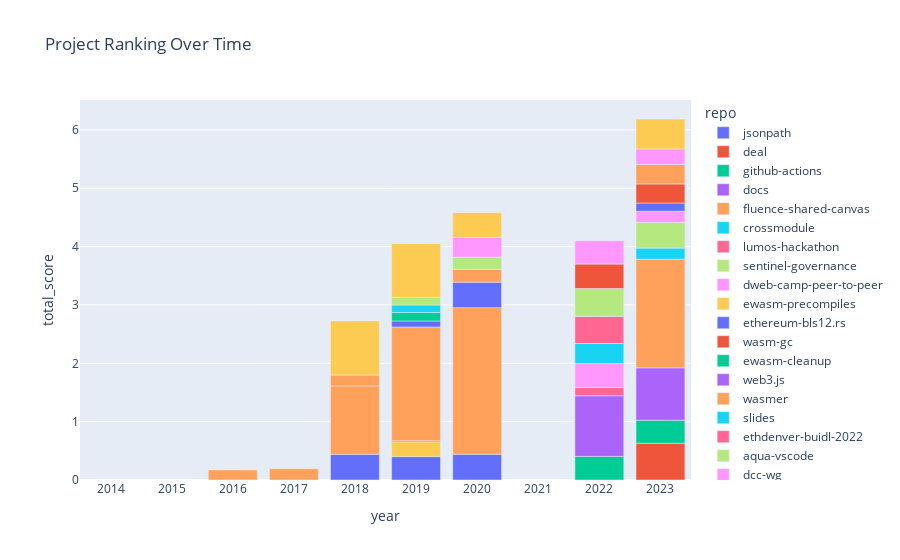

Here is the notebook cell this chart was saved with:
### Code cell
fig = px.bar(yearly_repo_scores, x='year', y='total_score', color='repo', title='Project Ranking Over Time')
fig.show("")
fig.show("png")

### Figure 1 — Plotly figure (JSON) as saved in the notebook; plotly's stock layout.template omitted (floating-point values rounded to 4 significant figures)
{"data": [{"alignmentgroup": "True", "hovertemplate": "repo=jsonpath<br>year=%{x}<br>total_score=%{y}<extra></extra>", "legendgroup": "jsonpath", "marker": {"color": "#636efa", "pattern": {"shape": ""}}, "name": "jsonpath", "offsetgroup": "jsonpath", "orientation": "v", "showlegend": true, "textposition": "auto", "type": "bar", "x": ["2014", "2015", "2016", "2017", "2018", "2019", "2020", "2021", "2022", "2023"], "xaxis": "x", "y": [null, null, null, null, 0.4405, 0.4007, 0.4412, null, null, null], "yaxis": "y"}, {"alignmentgroup": "True", "hovertemplate": "repo=deal<br>year=%{x}<br>total_score=%{y}<extra></extra>", "legendgroup": "deal", "marker": {"color": "#EF553B", "pattern": {"shape": ""}}, "name": "deal", "offsetgroup": "deal", "orientation": "v", "showlegend": true, "textposition": "auto", "type": "bar", "x": ["2014", "2015", "2016", "2017", "2018", "2019", "2020", "2021", "2022", "2023"], "xaxis": "x", "y": [null, null, null, null, null, null, null, null, null, 0.6303], "yaxis": "y"}, {"alignmentgroup": "True", "hovertemplate": "repo=github-actions<br>year=%{x}<br>total_score=%{y}<extra></extra>", "legendgroup": "github-actions", "marker": {"color": "#00cc96", "pattern": {"shape": ""}}, "name": "github-actions", "offsetgroup": "github-actions", "orientation": "v", "showlegend": true, "textposition": "auto", "type": "bar", "x": ["2014", "2015", "2016", "2017", "2018", "2019", "2020", "2021", "2022", "2023"], "xaxis": "x", "y": [null, null, null, null, null, null, null, null, 0.4045, 0.395], "yaxis": "y"}, {"alignmentgroup": "True", "hovertemplate": "repo=docs<br>year=%{x}<br>total_score=%{y}<extra></extra>", "legendgroup": "docs", "marker": {"color": "#ab63fa", "pattern": {"shape": ""}}, "name": "docs", "offsetgroup": "docs", "orientation": "v", "showlegend": true, "textposition": "auto", "type": "bar", "x": ["2014", "2015", "2016", "2017", "2018", "2019", "2020", "2021", "2022", "2023"], "xaxis": "x", "y": [null, null, null, null, null, null, null, null, 1.039, 0.8981], "yaxis": "y"}, {"alignmentgroup": "True", "hovertemplate": "repo=fluence-shared-canvas<br>year=%{x}<br>total_score=%{y}<extra></extra>", "legendgroup": "fluence-shared-canvas", "marker": {"color": "#FFA15A", "pattern": {"shape": ""}}, "name": "fluence-shared-canvas", "offsetgroup": "fluence-shared-canvas", "orientation": "v", "showlegend": true, "textposition": "auto", "type": "bar", "x": ["2014", "2015", "2016", "2017", "2018", "2019", "2020", "2021", "2022", "2023"], "xaxis": "x", "y": [null, null, null, null, null, null, null, null, null, null], "yaxis": "y"}, {"alignmentgroup": "True", "hovertemplate": "repo=crossmodule<br>year=%{x}<br>total_score=%{y}<extra></extra>", "legendgroup": "crossmodule", "marker": {"color": "#19d3f3", "pattern": {"shape": ""}}, "name": "crossmodule", "offsetgroup": "crossmodule", "orientation": "v", "showlegend": true, "textposition": "auto", "type": "bar", "x": ["2014", "2015", "2016", "2017", "2018", "2019", "2020", "2021", "2022", "2023"], "xaxis": "x", "y": [null, null, null, null, null, null, null, null, null, null], "yaxis": "y"}, {"alignmentgroup": "True", "hovertemplate": "repo=lumos-hackathon<br>year=%{x}<br>total_score=%{y}<extra></extra>", "legendgroup": "lumos-hackathon", "marker": {"color": "#FF6692", "pattern": {"shape": ""}}, "name": "lumos-hackathon", "offsetgroup": "lumos-hackathon", "orientation": "v", "showlegend": true, "textposition": "auto", "type": "bar", "x": ["2014", "2015", "2016", "2017", "2018", "2019", "2020", "2021", "2022", "2023"], "xaxis": "x", "y": [null, null, null, null, null, null, null, null, 0.1431, null], "yaxis": "y"}, {"alignmentgroup": "True", "hovertemplate": "repo=sentinel-governance<br>year=%{x}<br>total_score=%{y}<extra></extra>", "legendgroup": "sentinel-governance", "marker": {"color": "#B6E880", "pattern": {"shape": ""}}, "name": "sentinel-governance", "offsetgroup": "sentinel-governance", "orientation": "v", "showlegend": true, "textposition": "auto", "type": "bar", "x": ["2014", "2015", "2016", "2017", "2018", "2019", "2020", "2021", "2022", "2023"], "xaxis": "x", "y": [null, null, null, null, null, null, null, null, null, null], "yaxis": "y"}, {"alignmentgroup": "True", "hovertemplate": "repo=dweb-camp-peer-to-peer<br>year=%{x}<br>total_score=%{y}<extra></extra>", "legendgroup": "dweb-camp-peer-to-peer", "marker": {"color": "#FF97FF", "pattern": {"shape": ""}}, "name": "dweb-camp-peer-to-peer", "offsetgroup": "dweb-camp-peer-to-peer", "orientation": "v", "showlegend": true, "textposition": "auto", "type": "bar", "x": ["2014", "2015", "2016", "2017", "2018", "2019", "2020", "2021", "2022", "2023"], "xaxis": "x", "y": [null, null, null, null, null, null, null, null, 0.4083, null], "yaxis": "y"}, {"alignmentgroup": "True", "hovertemplate": "repo=ewasm-precompiles<br>year=%{x}<br>total_score=%{y}<extra></extra>", "legendgroup": "ewasm-precompiles", "marker": {"color": "#FECB52", "pattern": {"shape": ""}}, "name": "ewasm-precompiles", "offsetgroup": "ewasm-precompiles", "orientation": "v", "showlegend": true, "textposition": "auto", "type": "bar", "x": ["2014", "2015", "2016", "2017", "2018", "2019", "2020", "2021", "2022", "2023"], "xaxis": "x", "y": [null, null, null, null, null, 0.2538, null, null, null, null], "yaxis": "y"}, {"alignmentgroup": "True", "hovertemplate": "repo=ethereum-bls12.rs<br>year=%{x}<br>total_score=%{y}<extra></extra>", "legendgroup": "ethereum-bls12.rs", "marker": {"color": "#636efa", "pattern": {"shape": ""}}, "name": "ethereum-bls12.rs", "offsetgroup": "ethereum-bls12.rs", "orientation": "v", "showlegend": true, "textposition": "auto", "type": "bar", "x": ["2014", "2015", "2016", "2017", "2018", "2019", "2020", "2021", "2022", "2023"], "xaxis": "x", "y": [null, null, null, null, null, 0.01643, null, null, null, null], "yaxis": "y"}, {"alignmentgroup": "True", "hovertemplate": "repo=wasm-gc<br>year=%{x}<br>total_score=%{y}<extra></extra>", "legendgroup": "wasm-gc", "marker": {"color": "#EF553B", "pattern": {"shape": ""}}, "name": "wasm-gc", "offsetgroup": "wasm-gc", "orientation": "v", "showlegend": true, "textposition": "auto", "type": "bar", "x": ["2014", "2015", "2016", "2017", "2018", "2019", "2020", "2021", "2022", "2023"], "xaxis": "x", "y": [null, null, null, null, null, null, null, null, null, null], "yaxis": "y"}, {"alignmentgroup": "True", "hovertemplate": "repo=ewasm-cleanup<br>year=%{x}<br>total_score=%{y}<extra></extra>", "legendgroup": "ewasm-cleanup", "marker": {"color": "#00cc96", "pattern": {"shape": ""}}, "name": "ewasm-cleanup", "offsetgroup": "ewasm-cleanup", "orientation": "v", "showlegend": true, "textposition": "auto", "type": "bar", "x": ["2014", "2015", "2016", "2017", "2018", "2019", "2020", "2021", "2022", "2023"], "xaxis": "x", "y": [null, null, null, null, null, null, null, null, null, null], "yaxis": "y"}, {"alignmentgroup": "True", "hovertemplate": "repo=web3.js<br>year=%{x}<br>total_score=%{y}<extra></extra>", "legendgroup": "web3.js", "marker": {"color": "#ab63fa", "pattern": {"shape": ""}}, "name": "web3.js", "offsetgroup": "web3.js", "orientation": "v", "showlegend": true, "textposition": "auto", "type": "bar", "x": ["2014", "2015", "2016", "2017", "2018", "2019", "2020", "2021", "2022", "2023"], "xaxis": "x", "y": [null, null, null, null, null, null, null, null, null, null], "yaxis": "y"}, {"alignmentgroup": "True", "hovertemplate": "repo=wasmer<br>year=%{x}<br>total_score=%{y}<extra></extra>", "legendgroup": "wasmer", "marker": {"color": "#FFA15A", "pattern": {"shape": ""}}, "name": "wasmer", "offsetgroup": "wasmer", "orientation": "v", "showlegend": true, "textposition": "auto", "type": "bar", "x": ["2014", "2015", "2016", "2017", "2018", "2019", "2020", "2021", "2022", "2023"], "xaxis": "x", "y": [null, null, null, null, 1.172, 1.952, 2.512, null, null, 1.862], "yaxis": "y"}, {"alignmentgroup": "True", "hovertemplate": "repo=slides<br>year=%{x}<br>total_score=%{y}<extra></extra>", "legendgroup": "slides", "marker": {"color": "#19d3f3", "pattern": {"shape": ""}}, "name": "slides", "offsetgroup": "slides", "orientation": "v", "showlegend": true, "textposition": "auto", "type": "bar", "x": ["2014", "2015", "2016", "2017", "2018", "2019", "2020", "2021", "2022", "2023"], "xaxis": "x", "y": [null, null, null, null, null, null, null, null, 0.3439, 0.1894], "yaxis": "y"}, {"alignmentgroup": "True", "hovertemplate": "repo=ethdenver-buidl-2022<br>year=%{x}<br>total_score=%{y}<extra></extra>", "legendgroup": "ethdenver-buidl-2022", "marker": {"color": "#FF6692", "pattern": {"shape": ""}}, "name": "ethdenver-buidl-2022", "offsetgroup": "ethdenver-buidl-2022", "orientation": "v", "showlegend": true, "textposition": "auto", "type": "bar", "x": ["2014", "2015", "2016", "2017", "2018", "2019", "2020", "2021", "2022", "2023"], "xaxis": "x", "y": [null, null, null, null, null, null, null, null, 0.4645, null], "yaxis": "y"}, {"alignmentgroup": "True", "hovertemplate": "repo=aqua-vscode<br>year=%{x}<br>total_score=%{y}<extra></extra>", "legendgroup": "aqua-vscode", "marker": {"color": "#B6E880", "pattern": {"shape": ""}}, "name": "aqua-vscode", "offsetgroup": "aqua-vscode", "orientation": "v", "showlegend": true, "textposition": "auto", "type": "bar", "x": ["2014", "2015", "2016", "2017", "2018", "2019", "2020", "2021", "2022", "2023"], "xaxis": "x", "y": [null, null, null, null, null, null, null, null, 0.4777, 0.4423], "yaxis": "y"}, {"alignmentgroup": "True", "hovertemplate": "repo=dcc-wg<br>year=%{x}<br>total_score=%{y}<extra></extra>", "legendgroup": "dcc-wg", "marker": {"color": "#FF97FF", "pattern": {"shape": ""}}, "name": "dcc-wg", "offsetgroup": "dcc-wg", "orientation": "v", "showlegend": true, "textposition": "auto", "type": "bar", "x": ["2014", "2015", "2016", "2017", "2018", "2019", "2020", "2021", "2022", "2023"], "xaxis": "x", "y": [null, null, null, null, null, null, null, null, null, 0.1894], "yaxis": "y"}, {"alignmentgroup": "True", "hovertemplate": "repo=tendermint-demo<br>year=%{x}<br>total_score=%{y}<extra></extra>", "legendgroup": "tendermint-demo", "marker": {"color": "#FECB52", "pattern": {"shape": ""}}, "name": "tendermint-demo", "offsetgroup": "tendermint-demo", "orientation": "v", "showlegend": true, "textposition": "auto", "type": "bar", "x": ["2014", "2015", "2016", "2017", "2018", "2019", "2020", "2021", "2022", "2023"], "xaxis": "x", "y": [null, null, null, null, null, null, null, null, null, null], "yaxis": "y"}, {"alignmentgroup": "True", "hovertemplate": "repo=xwasm<br>year=%{x}<br>total_score=%{y}<extra></extra>", "legendgroup": "xwasm", "marker": {"color": "#636efa", "pattern": {"shape": ""}}, "name": "xwasm", "offsetgroup": "xwasm", "orientation": "v", "showlegend": true, "textposition": "auto", "type": "bar", "x": ["2014", "2015", "2016", "2017", "2018", "2019", "2020", "2021", "2022", "2023"], "xaxis": "x", "y": [null, null, null, null, null, 0.1035, 0.4372, null, null, 0.1419], "yaxis": "y"}, {"alignmentgroup": "True", "hovertemplate": "repo=aqua-lib<br>year=%{x}<br>total_score=%{y}<extra></extra>", "legendgroup": "aqua-lib", "marker": {"color": "#EF553B", "pattern": {"shape": ""}}, "name": "aqua-lib", "offsetgroup": "aqua-lib", "orientation": "v", "showlegend": true, "textposition": "auto", "type": "bar", "x": ["2014", "2015", "2016", "2017", "2018", "2019", "2020", "2021", "2022", "2023"], "xaxis": "x", "y": [null, null, null, null, null, null, null, null, 0.4195, 0.3265], "yaxis": "y"}, {"alignmentgroup": "True", "hovertemplate": "repo=llamadb-wasm<br>year=%{x}<br>total_score=%{y}<extra></extra>", "legendgroup": "llamadb-wasm", "marker": {"color": "#00cc96", "pattern": {"shape": ""}}, "name": "llamadb-wasm", "offsetgroup": "llamadb-wasm", "orientation": "v", "showlegend": true, "textposition": "auto", "type": "bar", "x": ["2014", "2015", "2016", "2017", "2018", "2019", "2020", "2021", "2022", "2023"], "xaxis": "x", "y": [null, null, null, null, null, 0.1451, null, null, null, null], "yaxis": "y"}, {"alignmentgroup": "True", "hovertemplate": "repo=wasm-metering-old<br>year=%{x}<br>total_score=%{y}<extra></extra>", "legendgroup": "wasm-metering-old", "marker": {"color": "#ab63fa", "pattern": {"shape": ""}}, "name": "wasm-metering-old", "offsetgroup": "wasm-metering-old", "orientation": "v", "showlegend": true, "textposition": "auto", "type": "bar", "x": ["2014", "2015", "2016", "2017", "2018", "2019", "2020", "2021", "2022", "2023"], "xaxis": "x", "y": [null, null, null, null, null, null, null, null, null, null], "yaxis": "y"}, {"alignmentgroup": "True", "hovertemplate": "repo=zwitterion<br>year=%{x}<br>total_score=%{y}<extra></extra>", "legendgroup": "zwitterion", "marker": {"color": "#FFA15A", "pattern": {"shape": ""}}, "name": "zwitterion", "offsetgroup": "zwitterion", "orientation": "v", "showlegend": true, "textposition": "auto", "type": "bar", "x": ["2014", "2015", "2016", "2017", "2018", "2019", "2020", "2021", "2022", "2023"], "xaxis": "x", "y": [null, null, 0.1697, 0.1912, 0.1866, null, 0.2213, null, null, 0.333], "yaxis": "y"}, {"alignmentgroup": "True", "hovertemplate": "repo=wasm-timer<br>year=%{x}<br>total_score=%{y}<extra></extra>", "legendgroup": "wasm-timer", "marker": {"color": "#19d3f3", "pattern": {"shape": ""}}, "name": "wasm-timer", "offsetgroup": "wasm-timer", "orientation": "v", "showlegend": true, "textposition": "auto", "type": "bar", "x": ["2014", "2015", "2016", "2017", "2018", "2019", "2020", "2021", "2022", "2023"], "xaxis": "x", "y": [null, null, null, null, null, 0.129, null, null, null, null], "yaxis": "y"}, {"alignmentgroup": "True", "hovertemplate": "repo=spec<br>year=%{x}<br>total_score=%{y}<extra></extra>", "legendgroup": "spec", "marker": {"color": "#FF6692", "pattern": {"shape": ""}}, "name": "spec", "offsetgroup": "spec", "orientation": "v", "showlegend": true, "textposition": "auto", "type": "bar", "x": ["2014", "2015", "2016", "2017", "2018", "2019", "2020", "2021", "2022", "2023"], "xaxis": "x", "y": [null, null, null, null, null, null, null, null, null, null], "yaxis": "y"}, {"alignmentgroup": "True", "hovertemplate": "repo=glas<br>year=%{x}<br>total_score=%{y}<extra></extra>", "legendgroup": "glas", "marker": {"color": "#B6E880", "pattern": {"shape": ""}}, "name": "glas", "offsetgroup": "glas", "orientation": "v", "showlegend": true, "textposition": "auto", "type": "bar", "x": ["2014", "2015", "2016", "2017", "2018", "2019", "2020", "2021", "2022", "2023"], "xaxis": "x", "y": [null, null, null, null, null, 0.1291, 0.2071, null, null, null], "yaxis": "y"}, {"alignmentgroup": "True", "hovertemplate": "repo=dashboard<br>year=%{x}<br>total_score=%{y}<extra></extra>", "legendgroup": "dashboard", "marker": {"color": "#FF97FF", "pattern": {"shape": ""}}, "name": "dashboard", "offsetgroup": "dashboard", "orientation": "v", "showlegend": true, "textposition": "auto", "type": "bar", "x": ["2014", "2015", "2016", "2017", "2018", "2019", "2020", "2021", "2022", "2023"], "xaxis": "x", "y": [null, null, null, null, null, null, 0.3399, null, 0.4, 0.2665], "yaxis": "y"}, {"alignmentgroup": "True", "hovertemplate": "repo=wasmi<br>year=%{x}<br>total_score=%{y}<extra></extra>", "legendgroup": "wasmi", "marker": {"color": "#FECB52", "pattern": {"shape": ""}}, "name": "wasmi", "offsetgroup": "wasmi", "orientation": "v", "showlegend": true, "textposition": "auto", "type": "bar", "x": ["2014", "2015", "2016", "2017", "2018", "2019", "2020", "2021", "2022", "2023"], "xaxis": "x", "y": [null, null, null, null, 0.9271, 0.9208, 0.4224, null, null, 0.513], "yaxis": "y"}], "layout": {"autosize": true, "barmode": "relative", "legend": {"title": {"text": "repo"}, "tracegroupgap": 0}, "title": {"text": "Project Ranking Over Time"}, "xaxis": {"anchor": "y", "autorange": true, "domain": [0, 1], "range": [-0.5, 9.5], "title": {"text": "year"}, "type": "category"}, "yaxis": {"anchor": "x", "autorange": true, "domain": [0, 1], "range": [0, 6.513], "title": {"text": "total_score"}, "type": "linear"}}}
